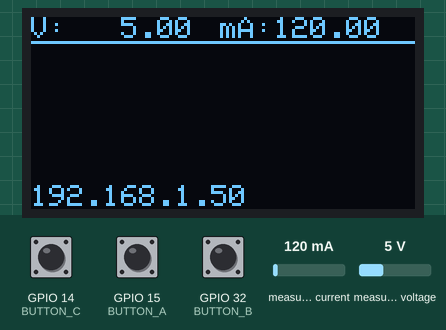
Simulated run of this sketch. Board: ESP32. On the bench: 128×64 one-colour display. The test bench sets the inputs (shaded band); at power-on: measured current 120 mA, measured voltage 5 V, GPIO 32 (BUTTON_B) HIGH, GPIO 14 (BUTTON_C) HIGH, GPIO 15 (BUTTON_A) HIGH. WiFi joins after 1.5 s; servers stay silent unless stated; the display library's start-up logo is not drawn; storage starts empty; what the sketch prints to the serial monitor is not drawn.

Above: at 3.0 s.
3.1 s: measured current set to 40 mA
At 3.6 s:
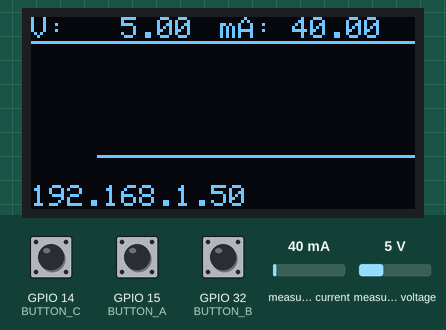
6.1 s: measured voltage set to 1.1 V
At 7.4 s:
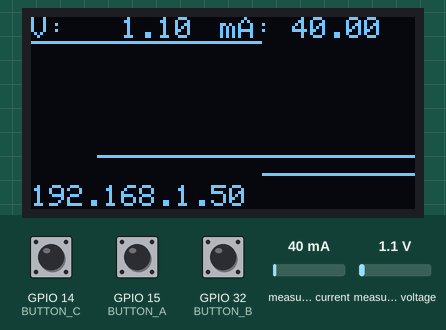
9.1 s: measured voltage set to 0.8 V
At 9.86 s:
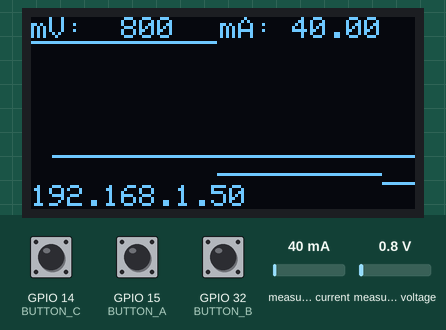
13.2 s: GPIO 32 (BUTTON_B) pulled LOW for 1 s
At 13.97 s:
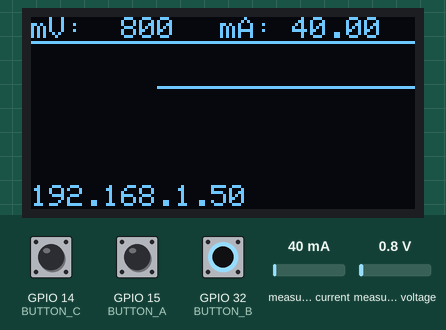
Timing chart, 0 to 16.2 s (numbered marks = the images above; inputs shaded):
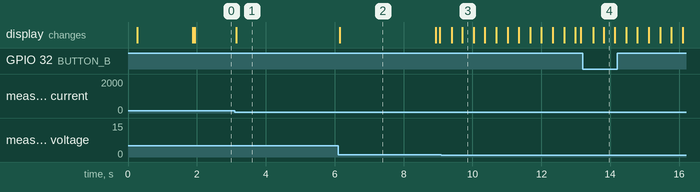

Measured:
- the behaviour switches between 1 and 0.9 V on measured voltage (found by bisection; images 2 and 3)
- after the input at 3.1 s, the display: changes at once (image 1)
- after the input at 9.1 s, the display: first changes after 0.30 s (image 3 shows a later state)
- after the input at 13.2 s, the display: first changes after 0.30 s (image 4 shows a later state)

The sketch:

PowerMeter.ino
```cpp
#include <LittleFS.h>
#include <SPI.h>
#include <WebServer.h>
#include <WiFi.h>
#include <Wire.h>

#include <Adafruit_GFX.h>     // https://github.com/adafruit/Adafruit-GFX-Library
#include <Adafruit_INA219.h>  // https://github.com/adafruit/Adafruit_INA219
#include <Adafruit_SH110X.h>  // https://github.com/adafruit/Adafruit_SH110x
#include <CircularBuffer.h>   // https://github.com/rlogiacco/CircularBuffer
#include <WebSocketsServer.h> // https://github.com/Links2004/arduinoWebSockets
#include <WiFiManager.h>      // https://github.com/tzapu/WiFiManager

#define BUTTON_A 15
#define BUTTON_B 32
#define BUTTON_C 14
#define bufferSize 128

Adafruit_SH1107 display = Adafruit_SH1107(64, 128, &Wire);
Adafruit_INA219 ina219;
WebServer webServer(80);
WebSocketsServer webSocket = WebSocketsServer(81);
WiFiManager wifiManager;

CircularBuffer<float, bufferSize> voltageBuffer;
CircularBuffer<float, bufferSize> currentBuffer;

float voltage = 0;
float current = 0;

float lastVoltage = -1;
float lastCurrent = -1;

float maxVoltage = -1000;
float minVoltage = 1000;
float maxCurrent = -1000;
float minCurrent = 1000;

void listDir(fs::FS &fs, const char *dirname, uint8_t levels)
{
  Serial.printf("Listing directory: %s\r\n", dirname);

  File root = fs.open(dirname);
  if (!root)
  {
    Serial.println("- failed to open directory");
    return;
  }
  if (!root.isDirectory())
  {
    Serial.println(" - not a directory");
    return;
  }

  File file = root.openNextFile();
  while (file)
  {
    if (file.isDirectory())
    {
      Serial.print("  DIR : ");

#ifdef CONFIG_LITTLEFS_FOR_IDF_3_2
      Serial.println(file.name());
#else
      Serial.print(file.name());
      time_t t = file.getLastWrite();
      struct tm *tmstruct = localtime(&t);
      Serial.printf("  LAST WRITE: %d-%02d-%02d %02d:%02d:%02d\n", (tmstruct->tm_year) + 1900, (tmstruct->tm_mon) + 1, tmstruct->tm_mday, tmstruct->tm_hour, tmstruct->tm_min, tmstruct->tm_sec);
#endif

      if (levels)
      {
        listDir(fs, file.name(), levels - 1);
      }
    }
    else
    {
      Serial.print("  FILE: ");
      Serial.print(file.name());
      Serial.print("  SIZE: ");

#ifdef CONFIG_LITTLEFS_FOR_IDF_3_2
      Serial.println(file.size());
#else
      Serial.print(file.size());
      time_t t = file.getLastWrite();
      struct tm *tmstruct = localtime(&t);
      Serial.printf("  LAST WRITE: %d-%02d-%02d %02d:%02d:%02d\n", (tmstruct->tm_year) + 1900, (tmstruct->tm_mon) + 1, tmstruct->tm_mday, tmstruct->tm_hour, tmstruct->tm_min, tmstruct->tm_sec);
#endif
    }
    file = root.openNextFile();
  }
}

void setup(void)
{
  Serial.begin(115200);

  if (!LittleFS.begin())
  {
    Serial.println(F("An error occurred when attempting to mount the flash file system"));
  }
  else
  {
    Serial.println("FS contents:");
    listDir(LittleFS, "/", 0);
  }

  delay(250);                // wait for the OLED to power up
  display.begin(0x3C, true); // Address 0x3C default

  display.display();
  // delay(1000);

  setupWifi();

  // Clear the buffer.
  display.clearDisplay();
  display.display();

  display.setRotation(1);

  pinMode(BUTTON_A, INPUT_PULLUP);
  pinMode(BUTTON_B, INPUT_PULLUP);
  pinMode(BUTTON_C, INPUT_PULLUP);

  // text display tests
  display.setTextSize(1);
  display.setTextColor(SH110X_WHITE);
  display.setCursor(0, 0);
  display.print("Power");
  display.display(); // actually display all of the above

  // set LED to be an output pin
  // pinMode(LED_BUILTIN, OUTPUT);

  uint32_t currentFrequency;
  // Initialize the INA219.
  // By default the initialization will use the largest range (32V, 2A).  However
  // you can call a setCalibration function to change this range (see comments).
  if (!ina219.begin())
  {
    Serial.println("Failed to find INA219 chip");
    while (1)
    {
      delay(10);
    }
  }
  // To use a slightly lower 32V, 1A range (higher precision on amps):
  // ina219.setCalibration_32V_1A();
  // Or to use a lower 16V, 400mA range (higher precision on volts and amps):
  ina219.setCalibration_16V_400mA();
}

void broadcastTXT(float value, const char *format, signed int width, unsigned int prec)
{
  char bufferV[10];
  dtostrf(value, width, prec, bufferV);

  char bufferTxt[40];
  sprintf(bufferTxt, format, bufferV);
  webSocket.broadcastTXT(bufferTxt);
}

bool updateRange = false;

void updateDisplay()
{
  // Update display text
  display.clearDisplay();
  display.setCursor(0, 0);

  // Mode 0, display volts and amps.
  printSIValue(voltage, "V:", 2, 9);
  display.setCursor(63, 0);
  printSIValue(current, "A:", 5, 9);

  // update display line chart
  voltageBuffer.push(voltage);
  currentBuffer.push(current);

  float maxVoltage = -100000;
  float maxCurrent = -100000;

  for (uint8_t i = 0; i < bufferSize; i++)
  {
    float voltage = voltageBuffer[i];
    float current = currentBuffer[i];

    if (voltage > maxVoltage)
      maxVoltage = voltage;
    if (current > maxCurrent)
      maxCurrent = current;

    float vf = 57 - ((voltage / maxVoltage) * 57.0);
    float cf = 57 - ((current / maxCurrent) * 57.0);

    display.drawPixel(i, vf + 8, SH110X_WHITE);
    display.drawPixel(i, cf + 8, SH110X_WHITE);
  }

  display.setCursor(0, 56);
  display.print(WiFi.localIP().toString());

  display.display();
}

void broadcastCurrentValues()
{
  char bufferV[10];
  dtostrf(voltage, 5, 2, bufferV);

  char bufferC[10];
  dtostrf(current, 6, 4, bufferC);

  char bufferTxt[60];
  sprintf(bufferTxt, "{\"v\":%s,\"c\":%s}", bufferV, bufferC);
  webSocket.broadcastTXT(bufferTxt);
}

void broadcastRange()
{
  char bufferMinV[10];
  dtostrf(minVoltage, 5, 2, bufferMinV);

  char bufferMaxV[10];
  dtostrf(maxVoltage, 5, 2, bufferMaxV);

  char bufferMinC[10];
  dtostrf(minCurrent, 6, 4, bufferMinC);

  char bufferMaxC[10];
  dtostrf(maxCurrent, 6, 5, bufferMaxC);

  char bufferTxt[60];
  sprintf(bufferTxt, "{\"minV\":%s,\"maxV\":%s,\"minC\":%s,\"maxC\":%s}", bufferMinV, bufferMaxV, bufferMinC, bufferMaxC);
  webSocket.broadcastTXT(bufferTxt);
}

void broadcastIfNeeded()
{
  static const unsigned long REFRESH_INTERVAL = 100; // ms
  static unsigned long lastRefreshTime = 0;

  if (millis() - lastRefreshTime >= REFRESH_INTERVAL)
  {
    lastRefreshTime += REFRESH_INTERVAL;

    bool update = false;
    if (voltage != lastVoltage)
    {
      lastVoltage = voltage;
      update = true;
    }
    if (current != lastCurrent)
    {
      lastCurrent = current;
      update = true;
    }

    if (update)
    {
      broadcastCurrentValues();
    }

    if (voltage < minVoltage)
    {
      minVoltage = voltage;
      updateRange = true;
    }
    if (voltage > maxVoltage)
    {
      maxVoltage = voltage;
      updateRange = true;
    }
    if (current < minCurrent)
    {
      minCurrent = current;
      updateRange = true;
    }
    if (current > maxCurrent)
    {
      maxCurrent = current;
      updateRange = true;
    }

    if (updateRange)
    {
      updateRange = false;
      broadcastRange();
    }
  }
}

void loop(void)
{
  wifiManager.process();
  handleWeb();

  // digitalWrite(LED_BUILTIN, HIGH); // turn the LED on (HIGH is the voltage level)

  if (!digitalRead(BUTTON_A))
    display.print("A");
  if (!digitalRead(BUTTON_B))
    display.print("B");
  if (!digitalRead(BUTTON_C))
    display.print("C");

  display.display();

  // float shuntvoltage = 0;
  // float loadvoltage = 0;
  // float power_W = 0;

  // shuntvoltage = ina219.getShuntVoltage_mV() / 1000.0;
  voltage = ina219.getBusVoltage_V();
  current = ina219.getCurrent_mA() / 1000.0;
  // power_W = ina219.getPower_mW() / 1000.0;
  // loadvoltage = voltage + (shuntvoltage / 1000.0);

  updateDisplay();

  // Serial.print("busV:");
  // Serial.print(busvoltage);
  // Serial.print(",currentA:");
  // Serial.print(current);
  // Serial.print(",maxV:");
  // Serial.print(maxV);
  // Serial.print(",maxC:");
  // Serial.print(maxC);
  // Serial.println();

  broadcastIfNeeded();

  // digitalWrite(LED_BUILTIN, LOW); // turn the LED off by making the voltage LOW
}

void setupWifi()
{
  WiFi.mode(WIFI_STA);

  wifiManager.setConfigPortalBlocking(false);
  // wifiManager.setConfigPortalTimeout(60);

  // automatically connect using saved credentials if they exist
  // If connection fails it starts an access point with the specified name
  if (wifiManager.autoConnect())
  {
    Serial.println("Wi-Fi connected");
  }
  else
  {
    Serial.println("Wi-Fi manager portal running");
  }
}

void setupWeb()
{
  webServer.enableCORS(true);
  webServer.serveStatic("/", LittleFS, "/");
  webServer.serveStatic("/", LittleFS, "/index.htm");
  webServer.serveStatic("/index.htm", LittleFS, "/index.htm");
  webServer.serveStatic("/favicon.ico", LittleFS, "/favicon.ico");
  webServer.serveStatic("/styles.css", LittleFS, "/styles.css");
  webServer.serveStatic("/app.js", LittleFS, "/app.js");
  webServer.serveStatic("/atom196.png", LittleFS, "/atom196.png");

  webServer.begin();

  webSocket.begin(); // init the Websocketserver
  webSocket.onEvent(webSocketEvent);
}

void handleWeb()
{
  static bool webServerStarted = false;

  // check for connection
  if (WiFi.status() == WL_CONNECTED)
  {
    if (!webServerStarted)
    {
      Serial.println();
      Serial.println("WiFi connected");
      Serial.print("IP address: ");
      Serial.println(WiFi.localIP());
      webServerStarted = true;
      setupWeb();
    }
    webServer.handleClient();
    webSocket.loop();
  }
}

void webSocketEvent(byte num, WStype_t type, uint8_t *payload, size_t length)
{
  switch (type)
  {
  case WStype_DISCONNECTED: // enum that read status this is used for debugging.
    Serial.print("WS Type ");
    Serial.print(type);
    Serial.println(": DISCONNECTED");
    break;

  case WStype_CONNECTED: // Check if a WebSocket client is connected or not
    Serial.print("WS Type ");
    Serial.print(type);
    Serial.println(": CONNECTED");
    // initialize new web socket client
    broadcastCurrentValues();
    broadcastRange();
    break;

  case WStype_TEXT:   // check response from client
    Serial.println(); // the payload variable stores the status internally
    // Serial.println(payload[0]);
    // if (payload[0] == '1')
    // {
    //   pin_status = "ON";
    //   digitalWrite(22, HIGH);
    // }
    // if (payload[0] == '0')
    // {
    //   pin_status = "OFF";
    //   digitalWrite(22, LOW);
    // }
    break;
  }
}

void printSIValue(float value, char *units, int precision, int maxWidth)
{
  // Print a value in SI units with the units left justified and value right justified.
  // Will switch to milli prefix if value is below 1.

  // Add milli prefix if low value.
  if (fabs(value) < 1.0)
  {
    display.print('m');
    maxWidth -= 1;
    value *= 1000.0;
    precision = max(0, precision - 3);
  }

  // Print units.
  display.print(units);
  maxWidth -= strlen(units);

  // Leave room for negative sign if value is negative.
  if (value < 0.0)
  {
    maxWidth -= 1;
  }

  // Find how many digits are in value.
  int digits = ceil(log10(fabs(value)));
  if (fabs(value) < 1.0)
  {
    digits = 1; // Leave room for 0 when value is below 0.
  }

  // Handle if not enough width to display value, just print dashes.
  if (digits > maxWidth)
  {
    // Fill width with dashes (and add extra dash for negative values);
    for (int i = 0; i < maxWidth; ++i)
    {
      display.print('-');
    }
    if (value < 0.0)
    {
      display.print('-');
    }
    return;
  }

  // Compute actual precision for printed value based on space left after
  // printing digits and decimal point.  Clamp within 0 to desired precision.
  int actualPrecision = constrain(maxWidth - digits - 1, 0, precision);

  // Compute how much padding to add to right justify.
  int padding = maxWidth - digits - 1 - actualPrecision;
  for (int i = 0; i < padding; ++i)
  {
    display.print(' ');
  }

  // Finally, print the value!
  display.print(value, actualPrecision);
}
```
